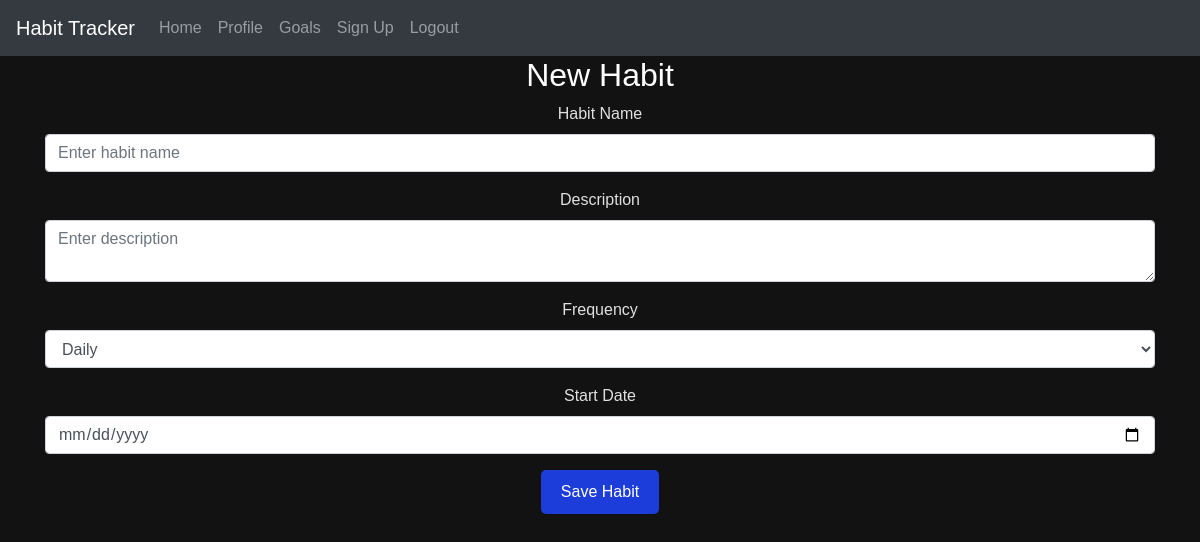
Before: /edit-habit/5 (signed in) with the older database file.
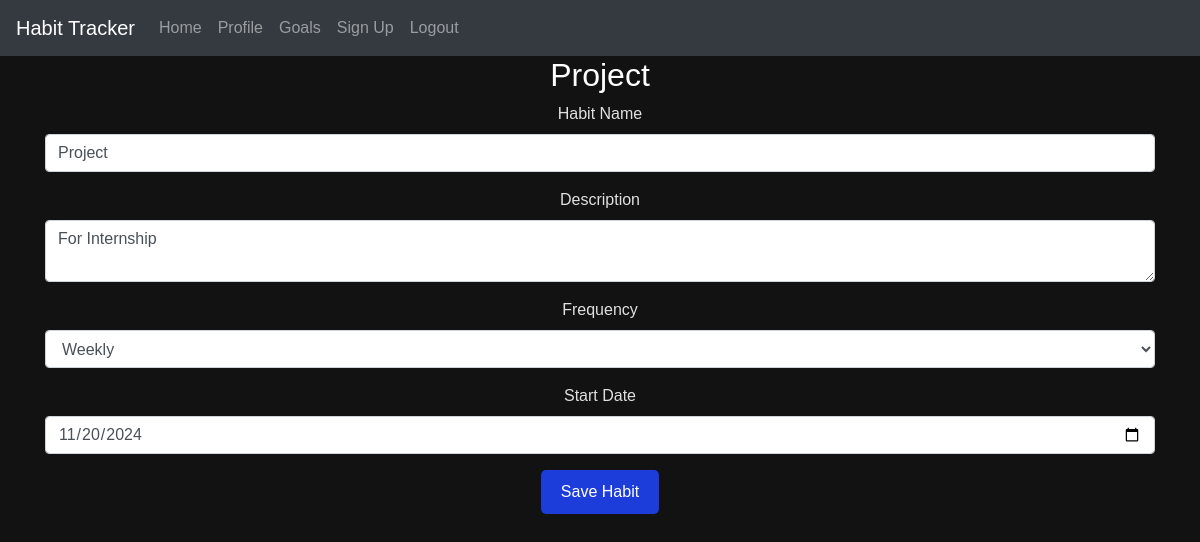
After: the same page with the newer database file.
### website/models.py (models this page shows)
class Habit(db.Model):
    __tablename__ = 'habits'  # define the table name
    id = db.Column(db.Integer, primary_key=True)
    name = db.Column(db.String(150), nullable=False)
    description = db.Column(db.Text, nullable=True)
    frequency = db.Column(db.String(50), nullable=False)  # e.g., Daily, Weekly, Monthly
    start_date = db.Column(db.DateTime(timezone=True), default=func.now())
    times_completed = db.Column(db.Integer, default=0)  # Total count of completions
    last_completed = db.Column(db.DateTime(timezone=True))  # Timestamp of the last completion
    habitlist = db.relationship('Habitlist', backref='habit', lazy=True)

### website/views.py (the view, shortened to what this page needs)
@views.route('/edit-habit/<int:habit_id>', methods=['GET', 'POST'])
@login_required
def edit_habit(habit_id):
    habit = Habit.query.get(habit_id)
    return render_template("edit_habit.html", user=current_user, habit=habit)

### website/__init__.py (called while the page is built)
def create_app():
    app = Flask(__name__)
    app.config['SECRET_KEY'] = 'hjshjhdjah kjshkjdhjs'
    app.config['SQLALCHEMY_DATABASE_URI'] = f'sqlite:///{DB_NAME}'
    app.config['SQLALCHEMY_TRACK_MODIFICATIONS'] = False  # Turn off modification tracking for performance
    db.init_app(app)
    migrate.init_app(app, db)  # Initialize Flask-Migrate with the app and db
    from .views import views
    from .auth import auth
    app.register_blueprint(views, url_prefix='/')
    app.register_blueprint(auth, url_prefix='/')
    from .models import User, Habit, Habitlist  # , Goal, Reminder
    with app.app_context():
        db.create_all()
    login_manager = LoginManager()
    login_manager.login_view = 'auth.login'
    login_manager.init_app(app)
    @login_manager.user_loader
    def load_user(id):
        return User.query.get(int(id))
    return app

### website/templates/edit_habit.html (shortened to what this page needs)
{% extends "base.html" %}
{% block content %}
<h2>{{ habit.name if habit else "New Habit" }}</h2>
<form method="POST">
    <div class="form-group">
        <label for="name">Habit Name</label>
        <input
            type="text"
            class="form-control"
            id="name"
            name="name"
            value="{{ habit.name if habit else '' }}"
            required
            title="Enter the name of the habit"
            placeholder="Enter habit name">
    </div>
    <div class="form-group">
        <label for="description">Description</label>
        <textarea
            class="form-control"
            id="description"
            name="description"
            title="Enter a brief description of the habit"
            placeholder="Enter description">{{ habit.description if habit else '' }}</textarea>
    </div>
    <div class="form-group">
        <label for="frequency">Frequency</label>
        <select
            id="frequency"
            name="frequency"
            class="form-control"
            title="Select how often the habit should be completed">
            <option value="Daily" {% if habit and habit.frequency == 'Daily' %}selected{% endif %}>Daily</option>
            <option value="Weekly" {% if habit and habit.frequency == 'Weekly' %}selected{% endif %}>Weekly</option>
        </select>
    </div>
    <div class="form-group">
        <label for="start_date">Start Date</label>
        <input
            type="date"
            class="form-control"
            id="start_date"
            name="start_date"
            value="{{ habit.start_date.strftime('%Y-%m-%d') if habit else '' }}"
            title="Select the start date for the habit">
    </div>
    <button type="submit" class="btn btn-primary">Save Habit</button>
</form>
{% endblock %}

### website/templates/base.html (shortened to what this page needs)
<!DOCTYPE html>
<html lang="en">
<head>
    <link
        rel="stylesheet"
        href="https://stackpath.bootstrapcdn.com/bootstrap/4.4.1/css/bootstrap.min.css"
    />
    <link
        rel="stylesheet"
        href="https://stackpath.bootstrapcdn.com/font-awesome/4.7.0/css/font-awesome.min.css"
    />
    <link rel="stylesheet" href="{{ url_for('static', filename='styles.css') }}">
</head>
<body>
    <nav class="navbar navbar-expand-lg navbar-dark bg-dark">
        <a class="navbar-brand" href="/">Habit Tracker</a>
        <div class="collapse navbar-collapse" id="navbarNav">
            <ul class="navbar-nav">
                <li class="nav-item"><a class="nav-link" href="/">Home</a></li>
                <li class="nav-item"><a class="nav-link" href="/profile">Profile</a></li>
                <li class="nav-item"><a class="nav-link" href="/goals">Goals</a></li>
                <li class="nav-item"><a class="nav-link" href="{{ url_for('auth.sign_up') }}">Sign Up</a></li>
                <li class="nav-item"><a class="nav-link" href="/logout">Logout</a></li>
            </ul>
        </div>
    </nav>
    <div class="container">{% block content %}{% endblock %}</div>
</body>
</html>

### website/static/styles.css (style rules this page uses)
* { box-sizing: border-box; }
body { font-family: Arial, sans-serif; text-align: center; background-color: #121212; color: #e0e0e0; margin: 0; }
h2 { color: #ffffff; }
.btn-primary { background-color: #1d3dda; color: white; padding: 10px 20px; border: none; border-radius: 5px; cursor: pointer; }

Changed rows visible on the page:
added Habit: name "Project", description "For Internship", frequency "Weekly", start_date "11/20/2024"
Other visible differences:
{{ habit.name if habit else "New Habit" }}: "New Habit" → (not shown)
form field frequency: "Daily" → (not shown)
